Frame 1 (no input): blank canvas, image omitted
Frame 60 (no input): blank canvas, image omitted
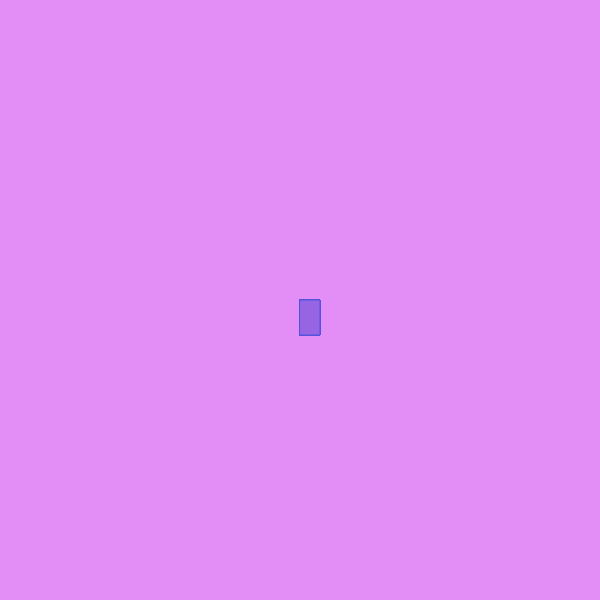
Frame 120 (the mouse pressed at the canvas centre since frame 60)

The p5.js sketch whose frames 1 and 60 were blank and that drew this single picture after the mouse press (run headless with seeded random() and noise() and a simulated clock; from frame 60 on, the mouse is pressed at the canvas centre):

// p5.js sketch
// ── sketch.js
function setup() {
  createCanvas(600, 600);
  background("rgb(227,142,247)")
}

function draw() {
   
  stroke("rgb(83,83,219)");
  fill("rgb(151,101,228)");
  
  if(mouseIsPressed){
    rect(mouseX, mouseY, 20, 35);
  }
}
